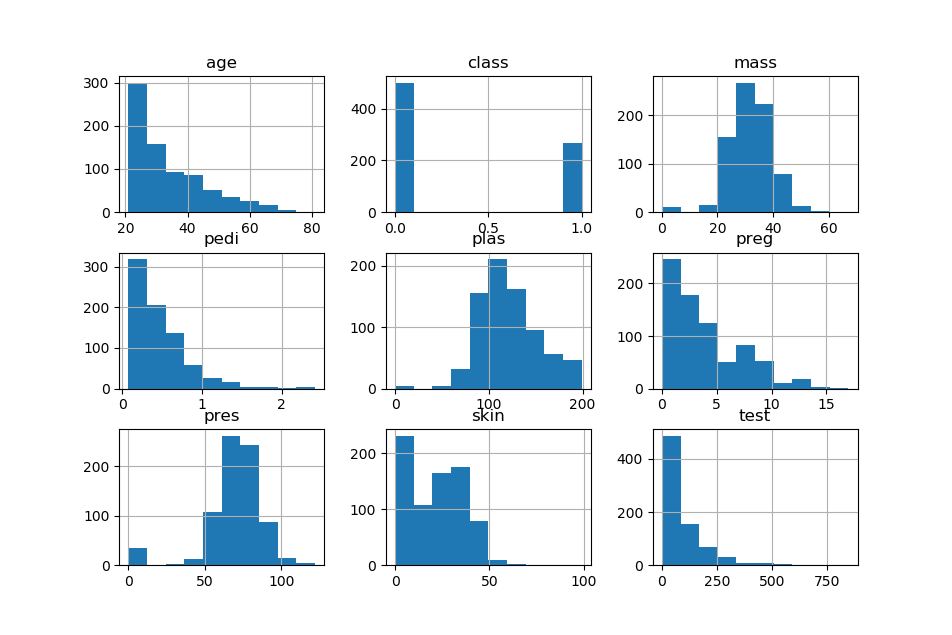

Write the Python code that produced this figure.
"""Histograms are used to group data into bins and provide no. of observations in each bin"""

import pandas
import matplotlib.pyplot as plt

fileName = "pima-indians-diabetes.data.csv"
rawData = open(fileName, "rt")
colNames = ["preg", "plas", "pres", "skin", "test", "mass", "pedi", "age", "class"]
data = pandas.read_csv(rawData, names=colNames)
data.hist()
plt.show()

# age, pedi & test have an Exponential Distribution
# mass, skin & pres have a Gaussian Distribution
